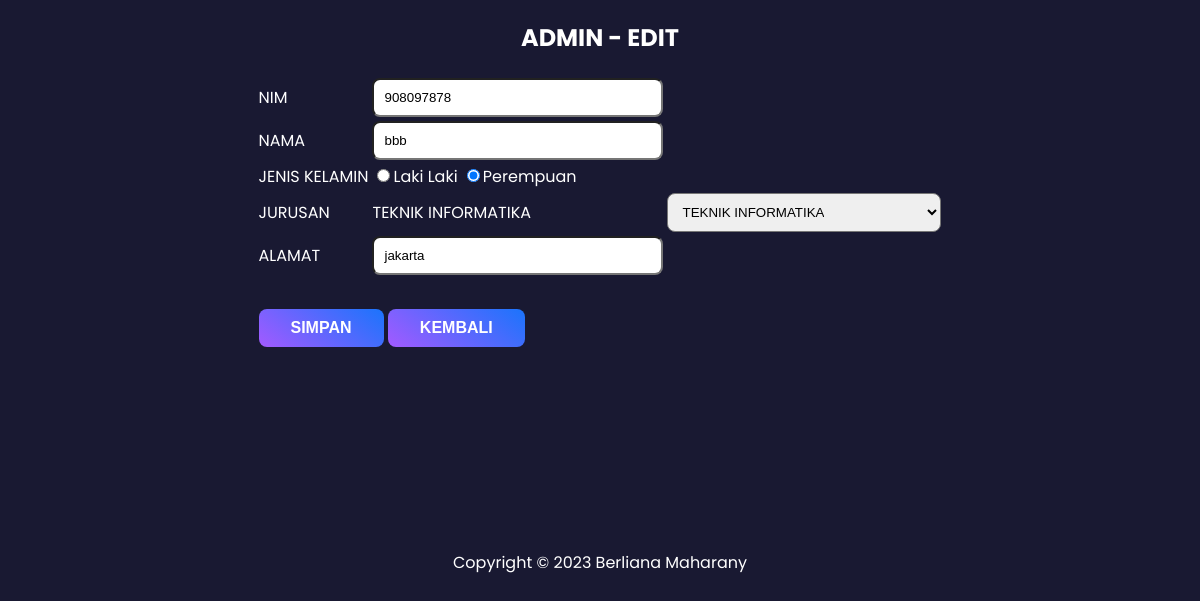
The page /form-edit.php?id_mhs=20 on the database its author committed.
### tables this page shows
CREATE TABLE `mahasiswa` (
  `nim` varchar(13) NOT NULL,
  `id_mhs` int(11) NOT NULL,
  `nama` varchar(40) NOT NULL,
  `jenis_kelamin` enum('P','L') NOT NULL,
  `jurusan` varchar(30) NOT NULL,
  `alamat` text NOT NULL,
  `password` int(10) NOT NULL
);

### form-edit.php (the view, shortened to what this page needs)
<?php
include 'koneksi.php';
$id = $_GET['id_mhs'];
$mahasiswa = mysqli_query($koneksi,"select * from mahasiswa where id_mhs='$id'");
$row = mysqli_fetch_array($mahasiswa);
$jurusan = array('TEKNIK INFORMATIKA','TEKNIK ELEKTRO','TEKNIK KIMIA');
function active_radio_button($value,$input){
  $result = $value==$input?'checked':'';
  return $result;
}
?>
<!DOCTYPE html>
<html lang="en">
<head>
  <link rel="stylesheet" href="style.css" />
</head>
<body>
  <h2>ADMIN - EDIT</h2>
  <div class="form-edit">
      <form method="post" action="edit.php">
    <table>
      <tr><td>NIM</td><td><input type="text" value="<?php echo $row['nim'];?>" name="nim" class="input"></td></tr>
      <tr><td>NAMA</td><td><input type="text" value="<?php echo $row['nama'];?>" name="nama" class="input"></td></tr>
      <tr><td>JENIS KELAMIN</td><td>
        <input type="radio" name="jenis_kelamin" value="L" <?php echo active_radio_button("L",$row['jenis_kelamin'])?>>Laki Laki
        <input type="radio" name="jenis_kelamin" value="P" <?php echo active_radio_button("P",$row['jenis_kelamin'])?>>Perempuan
      </td></tr>
      <tr><td >JURUSAN</td><td><?php echo $row['jurusan'];?></td><td>
        <select name="jurusan" class="input">
          <?php
          foreach($jurusan as $j){
            echo "<option value='$j'";
            echo $row['jurusan']==$j?' selected="selected"':'';
            echo ">$j</option>";
          }
          ?>
        </select>
      </td></tr>
      <tr><td>ALAMAT</td><td><input value="<?php echo $row['alamat'];?>" type="text" name="alamat" class="input"></td></tr>
      <tr><td colspan="2">
        <button type="submit" value="simpan" class="button">SIMPAN</button>
        <a href="index.php"><button class="button">KEMBALI</button></a>
      </td></tr>
    </table>
  </form>
  </div>
  <footer>
    <p>Copyright &copy; 2023 Berliana Maharany</p>
  </footer>
</body>
</html>

### style.css (style rules this page uses)
:root { --theme-primary: #191932; --theme-text: #fff; --theme-gradient: linear-gradient(218deg, #1a74fc 0%, #a35aff 100%); }
body { background-color: var(--theme-primary); color: var(--theme-text); font-family: 'Poppins', sans-serif; margin: 0; }
h1,h2 { text-align: center; }
.input { border-radius: 8px; padding: 10px; padding-right: 100px; }
.button { font-size: medium; font-weight: bold; padding: 10px; padding-left: 2rem; padding-right: 2rem; border-radius: 0.5rem; background: var(--theme-gradient); border: none; color: white; margin-top: 30px; }
.form-edit { display: flex; justify-content: center; }
footer { text-align: center; margin-top: 200px; }

### rows shown on the page
mahasiswa: nim "908097878", nama "bbb", jurusan "TEKNIK INFORMATIKA", alamat "jakarta"
